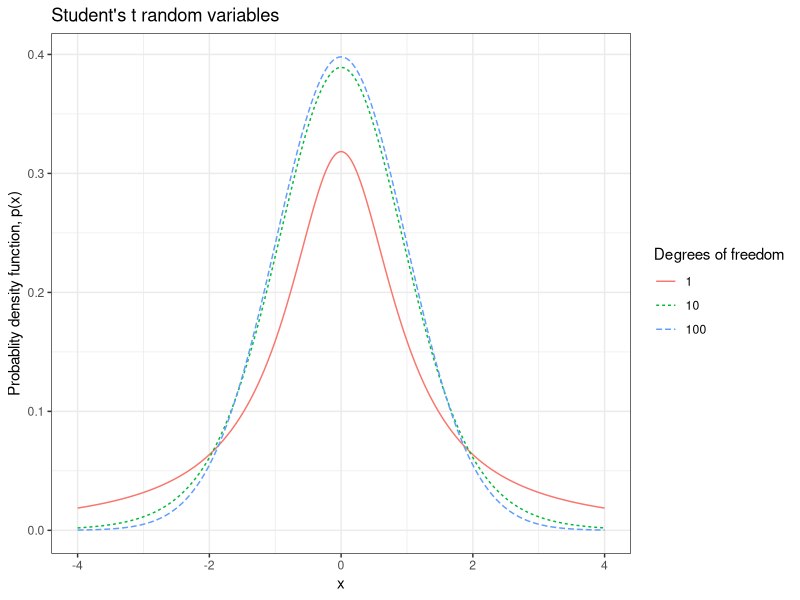
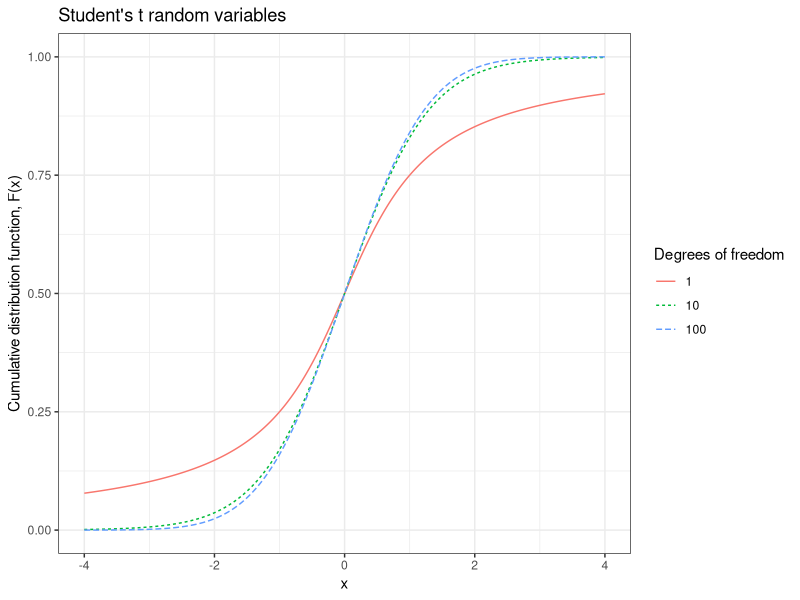
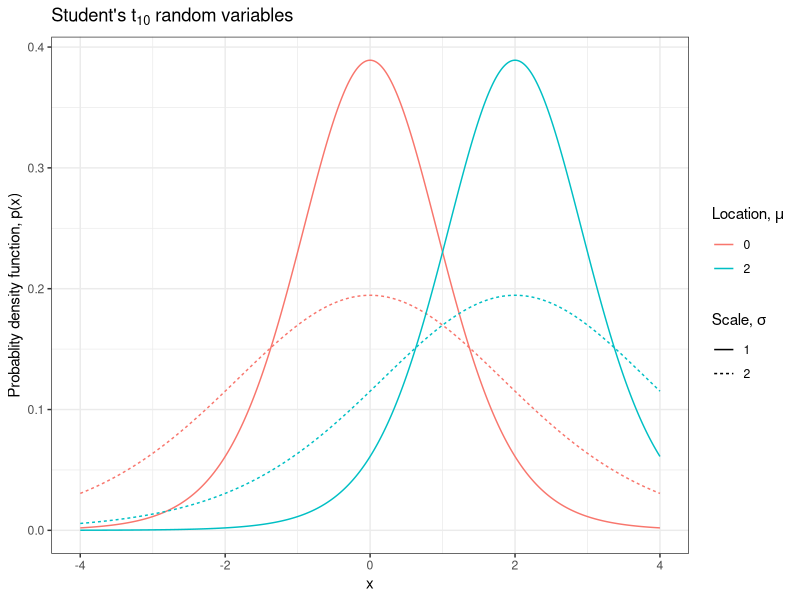

The R source for these figures, in order:
## ----libraries, message=FALSE, warning=FALSE, cache=FALSE---------------------------
library("tidyverse")


## ----set_seed, echo=FALSE-----------------------------------------------------------
set.seed(20200915)


## -----------------------------------------------------------------------------------
d <- expand.grid(nu = c(1,10,100),
                 x = seq(-4, 4, length = 1001)) %>%
  dplyr::mutate(pdf = dt(x, df = nu),
                cdf = pt(x, df = nu),
                `Degrees of freedom` = as.character(nu))

ggplot(d, aes(x=x, y = pdf, 
              color = `Degrees of freedom`, linetype = `Degrees of freedom`)) +
  geom_line() + 
  labs(y = "Probablity density function, p(x)",
       title = "Student's t random variables") + 
  theme_bw()


## -----------------------------------------------------------------------------------
ggplot(d, aes(x=x, y = cdf, 
              color = `Degrees of freedom`, linetype = `Degrees of freedom`)) +
  geom_line() + 
  labs(y = "Cumulative distribution function, F(x)",
       title = "Student's t random variables") +
  theme_bw()


## -----------------------------------------------------------------------------------
d <- expand.grid(nu = 10,
                 mu = c(0, 2),
                 sigma = c(1, 2),
                 x = seq(-4, 4, length = 1001)) %>%
  dplyr::mutate(pdf = dt((x-mu)/sigma, df = nu)/sigma,
                musigma = paste0(mu,sigma),
                mu = as.character(mu),
                sigma = as.character(sigma))

ggplot(d, aes(x=x, y = pdf, group = musigma, color = mu, linetype = sigma)) +
  geom_line() + 
  labs(y = "Probablity density function, p(x)",
       title = expression(paste("Student's ",t[10]," random variables")),
       linetype = expression(paste("Scale, ", sigma)),
       color = expression(paste("Location, ", mu))) +
  theme_bw()
